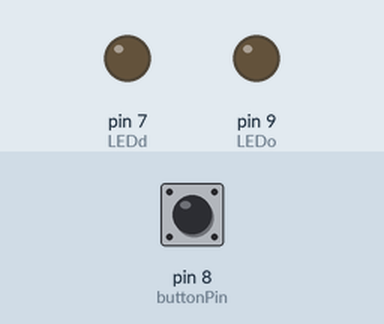
Bench run of a sketch on a simulated Arduino Uno, built with avr-gcc and run on an emulated ATmega328P. On the bench: output pins drawn as LEDs (lit = HIGH). Inputs (shaded band) come from the test bench; at power-on: pin 8 (buttonPin) HIGH.

Above: at 1.2 s.
1.3 s: pin 8 (buttonPin) pulled LOW for 0.15 s
At 1.37 s:
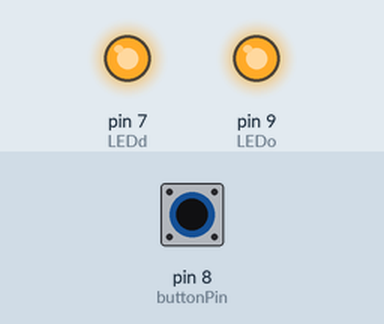
2.9 s: pin 8 (buttonPin) pulled LOW for 3.2 s
At 7.5 s:
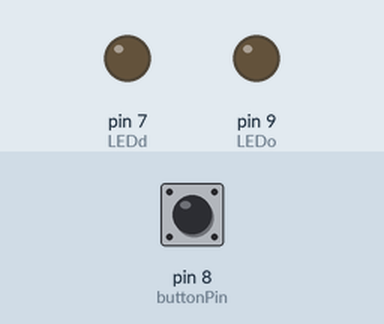
Timing chart, 0 to 9.0 s (numbered marks = the images above; inputs shaded):
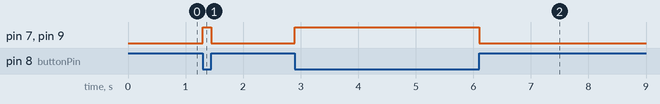

Measured:
- after the input at 1.3 s, pin 7 (LEDd), pin 9 (LEDo): LOW → HIGH at once, → LOW 0.15 s later
- after the input at 2.9 s, pin 7 (LEDd), pin 9 (LEDo): LOW → HIGH at once, → LOW 3.2 s later

The sketch:

Arduino_Halloween.ino
```cpp
int buttonPin = 8;  //buttonpin pourrait s’appeler bouton_yeux. À vous de choisir.
int LEDo = 9;    //Même chose ici. Au lieu de LED, on pourrait dire oeil_gauche.
int LEDd = 7;
void setup() {
   // Definir le port #12 comme une entrée (capteur) et activer la résistance interne.
   pinMode(buttonPin, INPUT_PULLUP);  // Si vous avez changé le nom de buttonpin plus haut, utiliser le même nom ici
   // Définir le port 13 comme une sortie. L’électricité ira vers la DEL.
   pinMode(LEDo, OUTPUT);
    pinMode(LEDd, OUTPUT);
}
void loop(){
   // Lire la veleur de buttonpin.  La réponse sera 0 ou 1. Enfoncé ou pas.
   int buttonValue = digitalRead(buttonPin);
   if (buttonValue == LOW){
      // SI le bouton est enfoncé, on allume la DEL. (HIGH)
      digitalWrite(LEDo,HIGH);
      digitalWrite(LEDd,HIGH);
   } else {
      // Sinon, on étain la DEL. (LOW)
      digitalWrite(LEDo, LOW);
      digitalWrite(LEDd, LOW);
   }
}
```
